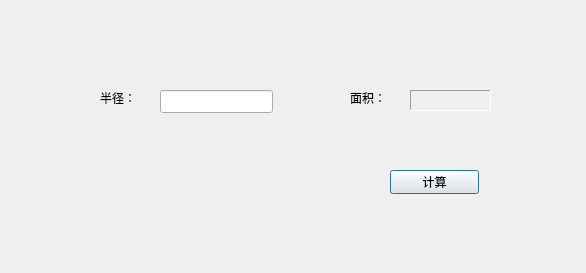
<?xml version="1.0" encoding="UTF-8"?>
<ui version="4.0">
 <class>Dialog</class>
 <widget class="QDialog" name="Dialog">
  <property name="geometry">
   <rect>
    <x>0</x>
    <y>0</y>
    <width>586</width>
    <height>273</height>
   </rect>
  </property>
  <property name="windowTitle">
   <string>Dialog</string>
  </property>
  <widget class="QLabel" name="label">
   <property name="geometry">
    <rect>
     <x>100</x>
     <y>90</y>
     <width>72</width>
     <height>15</height>
    </rect>
   </property>
   <property name="text">
    <string>半径：</string>
   </property>
  </widget>
  <widget class="QLabel" name="label_2">
   <property name="geometry">
    <rect>
     <x>410</x>
     <y>90</y>
     <width>81</width>
     <height>21</height>
    </rect>
   </property>
   <property name="frameShape">
    <enum>QFrame::Panel</enum>
   </property>
   <property name="frameShadow">
    <enum>QFrame::Sunken</enum>
   </property>
   <property name="text">
    <string/>
   </property>
  </widget>
  <widget class="QLabel" name="label_3">
   <property name="geometry">
    <rect>
     <x>350</x>
     <y>90</y>
     <width>72</width>
     <height>15</height>
    </rect>
   </property>
   <property name="text">
    <string>面积：</string>
   </property>
  </widget>
  <widget class="QPushButton" name="pushButton">
   <property name="geometry">
    <rect>
     <x>390</x>
     <y>170</y>
     <width>89</width>
     <height>24</height>
    </rect>
   </property>
   <property name="text">
    <string>计算</string>
   </property>
  </widget>
  <widget class="QLineEdit" name="lineEdit">
   <property name="geometry">
    <rect>
     <x>160</x>
     <y>90</y>
     <width>113</width>
     <height>23</height>
    </rect>
   </property>
  </widget>
 </widget>
 <resources/>
 <connections/>
</ui>
